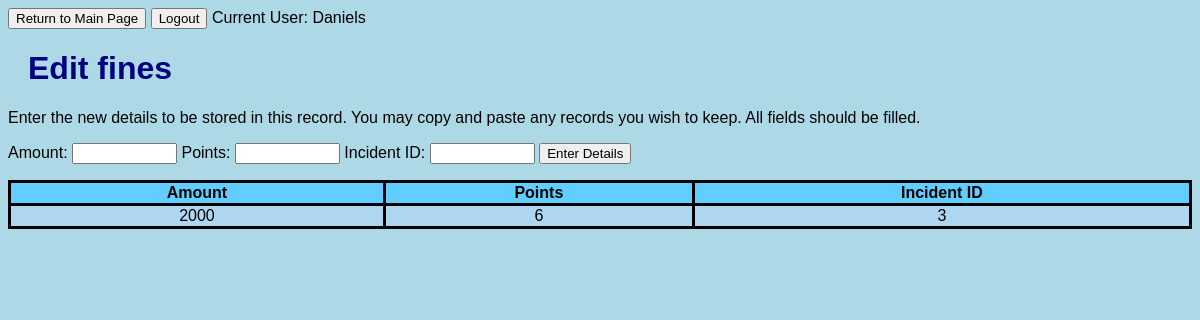
/editFines.php?id=1 (signed in), run on the app's committed database.
### tables this page shows
CREATE TABLE `Fines` (
  `Fine_ID` int(11) NOT NULL AUTO_INCREMENT,
  `Fine_Amount` int(11) NOT NULL,
  `Fine_Points` int(11) NOT NULL,
  `Incident_ID` int(11) NOT NULL,
  PRIMARY KEY (`Fine_ID`),
  KEY `Incident_ID` (`Incident_ID`),
  CONSTRAINT `fk_fines` FOREIGN KEY (`Incident_ID`) REFERENCES `Incident` (`Incident_ID`)
);

### editFines.php (the view, shortened to what this page needs)
<html>
<head>
<button id="myButton" class="float-left submit-button" >Return to Main Page</button>
<button id="logout" class="float-left submit-button" >Logout</button>
<?php
echo 'Current User: '.$_SESSION['user'];
$record = $_GET['id'];
?>
<link rel="stylesheet" href="myStyle.css"/>
</head>
<body>
<h1>Edit fines</h1>
<p>Enter the new details to be stored in this record. You may copy and paste any records you wish to keep. All fields should be filled.</p>
<form name = 'FinesEdit' method="post" onsubmit="return checkInputFinesE()">
Amount: <input type='text' name = 'amount' value = '' size = '10'>
Points: <input type='text' name='points' value='' size = '10'>
Incident ID: <input type='text' name='incidentid' value='' size = '10'>
<input type='submit' value='Enter Details'>
<br>
</form>
</body>
<table>
    <tr>
        <th>Amount</th>
        <th>Points</th>
        <th>Incident ID</th>
    </tr>
<?php
$servername = "mysql.cs.nott.ac.uk";
$username = "psxjw13_C1B";
$password = "AUXYUG";
$dbname = "psxjw13_C1B";
$conn = mysqli_connect($servername, $username, $password,
$dbname);
$sql = "SELECT * FROM Fines WHERE Fine_ID = '$record';";
$result = mysqli_query($conn, $sql);
while($row = mysqli_fetch_assoc($result)) {
    ?>
    <tr>
        <td><?php echo $row['Fine_Amount'];?></td>
        <td><?php echo $row['Fine_Points'];?></td>
        <td><?php echo $row['Incident_ID'];?></td>
    </tr>
<?php
}
?>
</table>
</html>

### myStyle.css (style rules this page uses)
table, th, td { border-collapse: collapse; border-style: solid; text-align: center; }
table { width:100%; }
th { background-color: rgb(98, 205, 255); }
tr { background-color: white; }
body { background-color: lightblue; }
h1 { color: navy; margin-left: 20px; }
tr:nth-child(even) { background-color: #AED6F1; }
* { font-family: Arial; }

### data on the page
fines: Fine_Amount "2000", Fine_Points "6", Incident_ID "3"

### other printed values
$_SESSION['user'] "Daniels"
